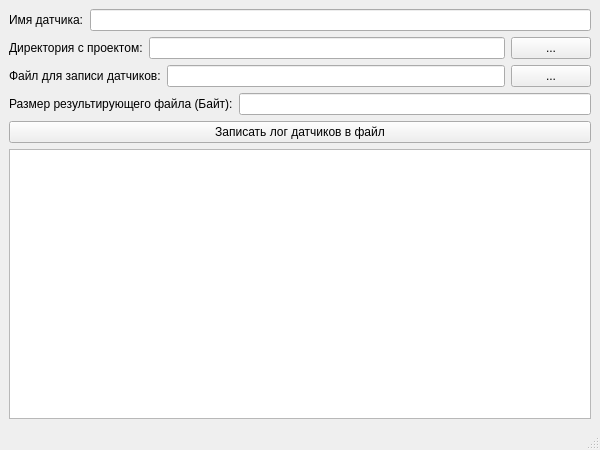
<?xml version="1.0" encoding="UTF-8"?>
<ui version="4.0">
 <class>MainWindow</class>
 <widget class="QMainWindow" name="MainWindow">
  <property name="geometry">
   <rect>
    <x>0</x>
    <y>0</y>
    <width>600</width>
    <height>450</height>
   </rect>
  </property>
  <property name="minimumSize">
   <size>
    <width>400</width>
    <height>300</height>
   </size>
  </property>
  <property name="windowTitle">
   <string>Программа по работе с датчиками в проектах</string>
  </property>
  <widget class="QWidget" name="centralwidget">
   <layout class="QVBoxLayout" name="verticalLayout">
    <item>
     <layout class="QHBoxLayout" name="m_sensorNameLayout">
      <item>
       <widget class="QLabel" name="m_sensorNameLabel">
        <property name="text">
         <string>Имя датчика:</string>
        </property>
       </widget>
      </item>
      <item>
       <widget class="QLineEdit" name="m_sensorNameLineEdit"/>
      </item>
     </layout>
    </item>
    <item>
     <layout class="QHBoxLayout" name="m_projectDirLayout">
      <item>
       <widget class="QLabel" name="m_projectDirLabel">
        <property name="text">
         <string>Директория с проектом:</string>
        </property>
       </widget>
      </item>
      <item>
       <widget class="QLineEdit" name="m_projectDirLineEdit"/>
      </item>
      <item>
       <widget class="QPushButton" name="m_projectDirButton">
        <property name="text">
         <string>...</string>
        </property>
       </widget>
      </item>
     </layout>
    </item>
    <item>
     <layout class="QHBoxLayout" name="m_sensorsLogLayout">
      <item>
       <widget class="QLabel" name="m_sensorsLogLabel">
        <property name="text">
         <string>Файл для записи датчиков:</string>
        </property>
       </widget>
      </item>
      <item>
       <widget class="QLineEdit" name="m_sensorsLogLineEdit"/>
      </item>
      <item>
       <widget class="QPushButton" name="m_sensorsLogButton">
        <property name="text">
         <string>...</string>
        </property>
       </widget>
      </item>
     </layout>
    </item>
    <item>
     <layout class="QHBoxLayout" name="m_logSizeLayout">
      <item>
       <widget class="QLabel" name="m_logSizeLabel">
        <property name="text">
         <string>Размер результирующего файла (Байт):</string>
        </property>
       </widget>
      </item>
      <item>
       <widget class="QLineEdit" name="m_logSizeLineEdit"/>
      </item>
     </layout>
    </item>
    <item>
     <widget class="QPushButton" name="m_printSensorsButton">
      <property name="text">
       <string>Записать лог датчиков в файл</string>
      </property>
     </widget>
    </item>
    <item>
     <widget class="QTextBrowser" name="m_log">
      <property name="html">
       <string>&lt;!DOCTYPE HTML PUBLIC &quot;-//W3C//DTD HTML 4.0//EN&quot; &quot;http://www.w3.org/TR/REC-html40/strict.dtd&quot;&gt;
&lt;html&gt;&lt;head&gt;&lt;meta name=&quot;qrichtext&quot; content=&quot;1&quot; /&gt;&lt;style type=&quot;text/css&quot;&gt;
p, li { white-space: pre-wrap; }
&lt;/style&gt;&lt;/head&gt;&lt;body style=&quot; font-family:'MS Shell Dlg 2'; font-size:8.25pt; font-weight:400; font-style:normal;&quot;&gt;
&lt;p style=&quot;-qt-paragraph-type:empty; margin-top:0px; margin-bottom:0px; margin-left:0px; margin-right:0px; -qt-block-indent:0; text-indent:0px;&quot;&gt;&lt;br /&gt;&lt;/p&gt;&lt;/body&gt;&lt;/html&gt;</string>
      </property>
     </widget>
    </item>
   </layout>
  </widget>
  <widget class="QMenuBar" name="m_menuBar">
   <property name="geometry">
    <rect>
     <x>0</x>
     <y>0</y>
     <width>600</width>
     <height>21</height>
    </rect>
   </property>
  </widget>
  <widget class="QStatusBar" name="m_statusBar"/>
 </widget>
 <resources/>
 <connections/>
</ui>
